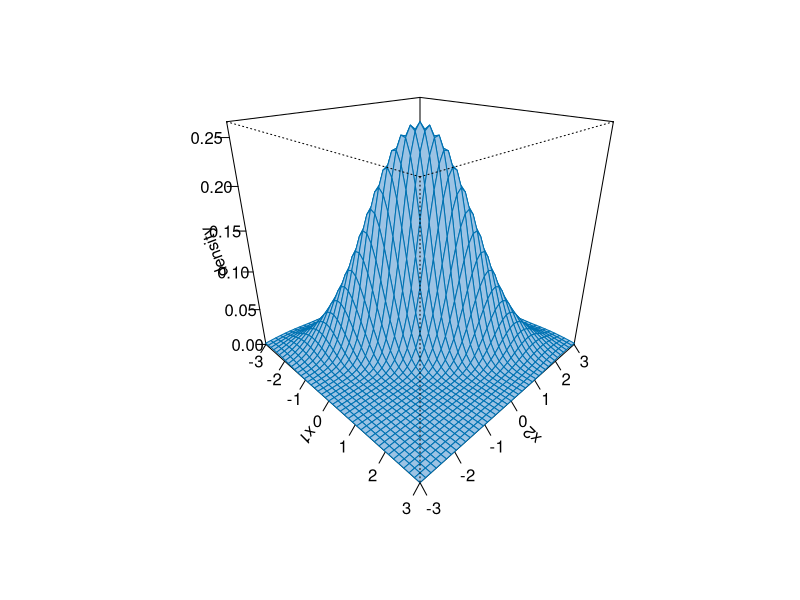

This chart was generated by the following R code:
## ---- chunk 1
#| label: mvn-bivariate-3d-static
#| echo: false
#| eval: !expr isFALSE(knitr::is_html_output())
#| fig-alt: >-
#|   Surface plot of a bivariate Gaussian density with mean zero,
#|   variances 1 and covariance 0.8, over x1 and x2 from -3 to 3.
#|   The surface is a single bell-shaped peak of height about 0.265
#|   at the origin, stretched along the line x2 = x1
#|   and squeezed along the line x2 = -x1.
# The static view, at the example's parameter values.
mb_entries <- c(1, 0.8, 0.8, 1)
mb_covmat <- matrix(mb_entries, nrow = 2)
mb_inverse <- solve(mb_covmat)
mb_det <- det(mb_covmat)
mb_const <- 1 / (2 * pi * sqrt(mb_det))
mb_x1 <- seq(-3, 3, length.out = 41)
mb_x2 <- seq(-3, 3, length.out = 41)
mb_grid <- tidyr::expand_grid(x1 = mb_x1, x2 = mb_x2)
mb_points <- as.matrix(mb_grid)
mb_quad <- (mb_points %*% mb_inverse) * mb_points
mb_sums <- rowSums(mb_quad)
mb_dens <- mb_const * exp(-mb_sums / 2)
mb_n_x2 <- length(mb_x2)
# expand_grid() varies x2 fastest, so each row of mb_z is one x1 value,
# the layout persp() expects.
mb_z <- matrix(mb_dens, ncol = mb_n_x2, byrow = TRUE)
persp(
  mb_x1, mb_x2, mb_z,
  theta = 45, phi = 25,
  col = "#9CC3E4", border = "#0072B2",
  xlab = "x1", ylab = "x2", zlab = "density",
  ticktype = "detailed"
)
